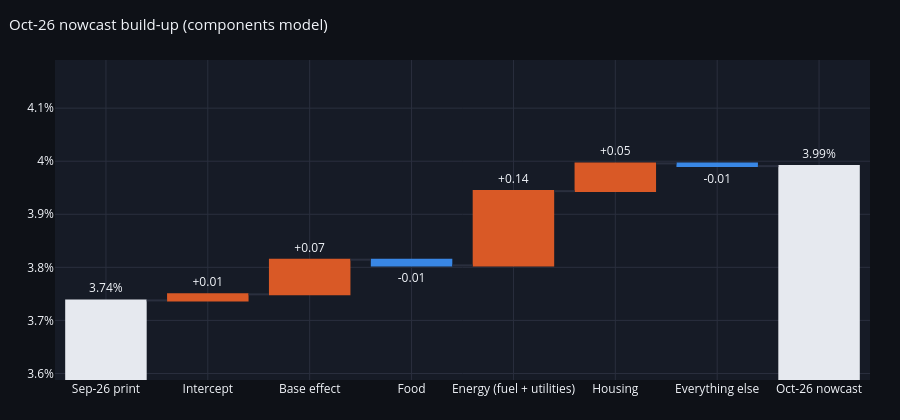

Notebook source saved alongside this figure:
### Markdown cell above
## October 2026 nowcast

### Code cell
tbl = pd.DataFrame({k: v["pred"] for k, v in live.items()}).loc[nc.MAIN_MODELS + nc.DIAGNOSTICS]
tbl.columns = ["Oct-25 interpolated (central)", "Sep-25 carried forward", "Nov-25 carried back"]
display(Markdown(f"Origin {row['origin']:%d %b %Y} (day {row['days']} of October) · last print {row['L']:%b-%y} = {row['yL']:.2f}%"))
display(tbl.style.format("{:.2f}%"))

# waterfall of the central components nowcast
steps = contrib.drop("Model intercept")
fig = go.Figure(go.Waterfall(x=["Sep-26 print", "Intercept"] + list(steps.index) + ["Oct-26 nowcast"],
                             measure=["absolute", "relative"] + ["relative"] * len(steps) + ["total"],
                             y=[row["yL"], contrib["Model intercept"]] + list(steps.values) + [0],
                             text=[f"{row['yL']:.2f}%", f"{contrib['Model intercept']:+.2f}"] + [f"{v:+.2f}" for v in steps.values] + [f"{p:.2f}%"],
                             textposition="outside", connector=dict(line=dict(color=ch.GRID_COLOR)),
                             increasing=dict(marker=dict(color=ch.C_TRUF)), decreasing=dict(marker=dict(color=ch.C_CPI)),
                             totals=dict(marker=dict(color="#e6e9ef"))))
lay = ch.base_layout("Oct-26 nowcast build-up (components model)", 420)
lay["yaxis"].update(range=[row["yL"] - 0.15, p + 0.2], ticksuffix="%"); lay["hovermode"] = "closest"
fig.update_layout(**lay, showlegend=False); fig.show()

### Figure 1 — Plotly figure (JSON) as saved in the notebook; plotly's stock layout.template omitted (floating-point values rounded to 4 significant figures)
{"data": [{"connector": {"line": {"color": "#2a2f3e"}}, "decreasing": {"marker": {"color": "#3987e5"}}, "increasing": {"marker": {"color": "#d95926"}}, "measure": ["absolute", "relative", "relative", "relative", "relative", "relative", "relative", "total"], "text": ["3.74%", "+0.01", "+0.07", "-0.01", "+0.14", "+0.05", "-0.01", "3.99%"], "textposition": "outside", "totals": {"marker": {"color": "#e6e9ef"}}, "type": "waterfall", "x": ["Sep-26 print", "Intercept", "Base effect", "Food", "Energy (fuel + utilities)", "Housing", "Everything else", "Oct-26 nowcast"], "y": [3.738, 0.01145, 0.06531, -0.01079, 0.14, 0.05214, -0.005051, 0]}], "layout": {"height": 420, "hovermode": "closest", "legend": {"font": {"size": 11}, "orientation": "h", "x": 1, "xanchor": "right", "y": 1.02, "yanchor": "bottom"}, "margin": {"b": 40, "l": 55, "r": 30, "t": 60}, "paper_bgcolor": "#0e1117", "plot_bgcolor": "#161b26", "showlegend": false, "title": {"font": {"size": 15}, "text": "Oct-26 nowcast build-up (components model)", "x": 0.01, "xanchor": "left"}, "xaxis": {"gridcolor": "#2a2f3e"}, "yaxis": {"gridcolor": "#2a2f3e", "range": [3.588, 4.191], "ticksuffix": "%", "zerolinecolor": "#2a2f3e"}}}
